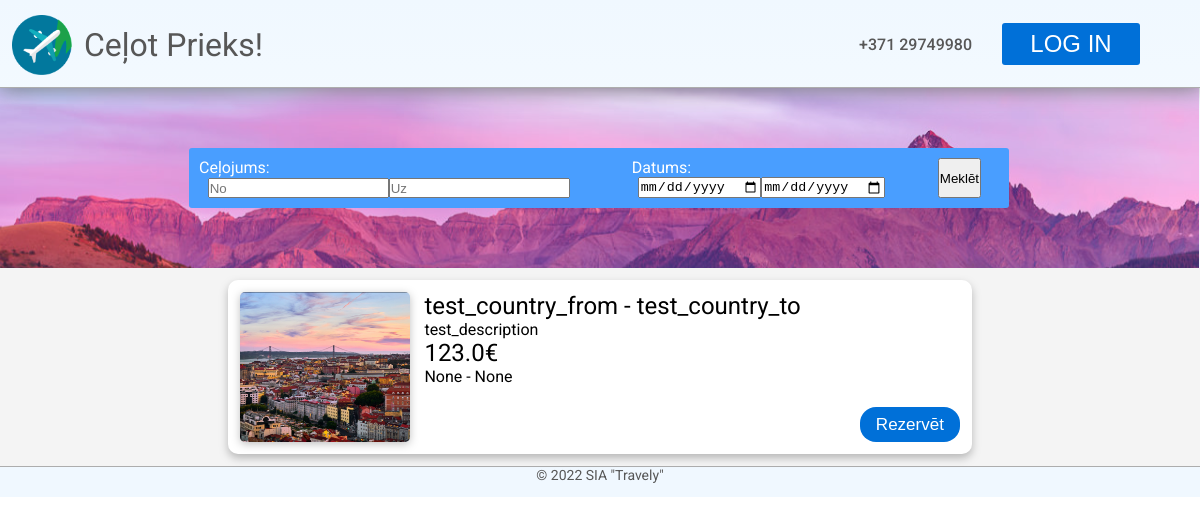
The app's page /catalogue, older data.
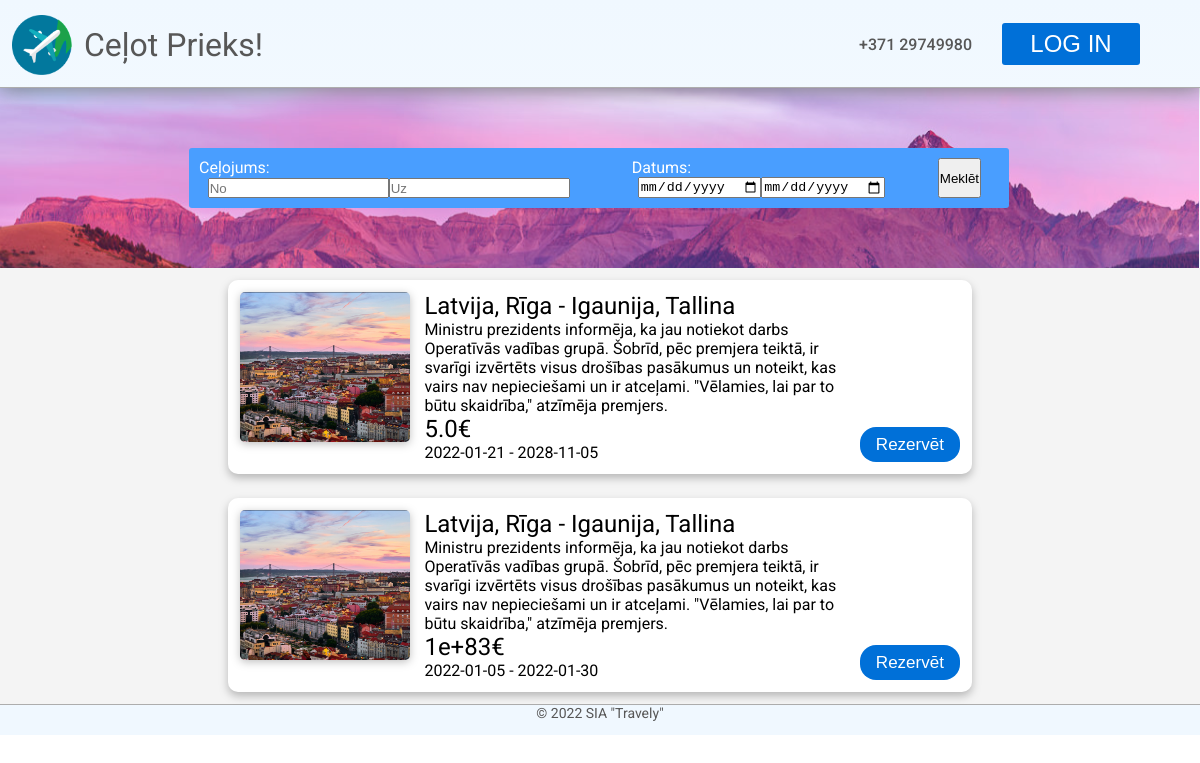
The same page, newer data.
### models.py (models this page shows, shortened)
class Trip(db.Model):
    id = db.Column(db.Integer, primary_key=True)
    agency_id = db.Column(db.Integer, db.ForeignKey("agency.id"))
    country_from = db.Column(db.String(30))
    country_to = db.Column(db.String(30))
    date_from = db.Column(db.Date)
    date_to = db.Column(db.Date)
    description = db.Column(db.String(280))
    cost = db.Column(db.Float)
    ticket_amount = db.Column(db.Integer)
    views = db.Column(db.Integer)

### main.py (the view)
@app.route('/catalogue')
def celojumi():
    return render_template("catalogue.html", trips = Trip.query.all())

### templates/catalogue.html
{% extends "index.html" %}
{% block content %}
<div id="search-bar-back" class="one-pixel-search-back">
    <div class="catalogue-search-page">
        <div>
            <p>Ceļojums:</p>
            <div>
                <input type="text" placeholder="No">
                <input type="text" placeholder="Uz">
            </div>
        </div>
        <div>
            <p>Datums:</p>
            <div>
                <input type="date" placeholder="No">
                <input type="date" placeholder="Līdz">
            </div>
        </div>
        <button class="search-button" type="submit">Meklēt</button>
    </div>
</div>
<div id="catalogue-list">
    {% if trips %}
        {% for trip in trips %}
            <div class="catalogue-list-element">
                <img src="static/images/destinations/lisabon.png" class="catalogue-list-element-img">
                <div class="catalogue-list-element-text">
                    <h2>{{ trip.country_from }} - {{ trip.country_to }}</h2>
                    <p>{{ trip.description }}</p>
                    <h2>{{ trip.cost }}€</h2>
                    <p>{{ trip.date_from }} - {{ trip.date_to }}</p>
                </div>
                <button class="reserve-button">Rezervēt</button>
            </div>
        {% endfor %}
    {% endif %}
</div>
{% endblock %}

### templates/index.html (shortened to what this page needs)
<!DOCTYPE html>
<html lang="en">
<head>
    <link rel="stylesheet" href="static/css/stylesheet.css">
</head>
<body>
    <div id="body-wrap">
        <header id="header-main">
            <img id="logo" src="static/images/png.png" width="60" height="60" />
            <h1 id="title">Ceļot Prieks!</h1>
            <h1 id="number">+371 29749980</h1>
            <button id="login"><span class="button-text">LOG IN</span></button>
        </header>
        {% block content %}{% endblock %}
        <footer>
            <span>© 2022 SIA "Travely"</span>
        </footer>
    </div>
</body>
</html>

### static/css/stylesheet.css (style rules this page uses)
* { margin:0; padding:0; }
body { font-family: 'Roboto', sans-serif; color:#575757; }
h1 { font-weight: 500; }
h2 { font-weight: 400; }
p { font-weight: 00; }
#logo { margin-top: 15px; margin-left: 1%; }
#title { margin-left: 1%; vertical-align: text-bottom; font-weight: normal; font-size: 32px; line-height: 90px; }
header { position: relative; display:flex; width: 100%; height: 75px; border-bottom: 1px solid #ADADAD; justify-content: center; box-shadow: 1px 1px 20px rgb(124, 124, 124); padding-bottom: 1%; }
#number { line-height: 90px; text-align:right; margin-left:auto; margin-right: 30px; font-size: 16px; }
#login { margin-top: 23px; height:42px; width:138px; margin-right:5%; border-radius: 3px; border:none; color: white; background-color: #0070D8; cursor: pointer; }
.button-text { line-height: 42px; font-weight: normal !important; font-size: 24px !important; color: inherit !important; }
body { background-image: linear-gradient(aliceblue, white); background-repeat: no-repeat; }
#body-wrap { margin-left: auto; margin-right: auto; background-image: linear-gradient(aliceblue, white); background-repeat: no-repeat; max-width: 1919px; }
.catalogue-search-page { display: flex; background-color: rgb(73, 158, 255); width: 800px; margin-left: auto; margin-right: auto; padding: 10px; border-radius: 3px; }
.catalogue-search-page > div { display: flex; justify-content: start; flex-wrap: wrap; }
.catalogue-search-page > div > p { color: white; }
.catalogue-search-page > div > div { display: flex; flex-direction: row; margin-left: 2%; }
#search-bar-back { background-image: url(../images/search_bar_back_main.png); background-repeat: no-repeat; width: 100%; z-index: -4; padding-top: 5%; padding-bottom: 5%; text-align: center; }
.one-pixel-search-back { margin-left: -1px }
footer { height: 30px; text-align: center; border-top: 1px solid #ADADAD; font-size: 14px; background-color:aliceblue; margin-top:auto; }
#catalogue-list { background-color: #F4F4F4; max-width: 100%; width: 100%; display: flex; flex-direction: column; }
.catalogue-list-element { background-color: white; color:black; display: flex; flex-wrap: nowrap; flex-direction: row; padding: 1%; border-radius: 10px; gap: 2%; margin: 1%; width: 60%; filter: drop-shadow(0px 4px 4px rgba(0, 0, 0, 0.25)); margin-left: auto; margin-right: auto; }
.catalogue-list-element-img { width: 170px; height: 150px; filter: drop-shadow(0px 2px 4px rgba(0, 0, 0, 0.25)); border-radius: 5px; }
.catalogue-list-element-text { width: 70%; }
.reserve-button { height: 35px; width: 120px; border-radius: 16px; font-size: 17px; border:none; color: white; background-color: #0070D8; margin-top: auto; }

Row changes from the older to the newer data that the page shows:
removed Trip: country_from "test_country_from", country_to "test_country_to", description "test_description", cost "123.0", date_from "None", date_to "None"
added Trip: country_from "Latvija, Rīga", country_to "Igaunija, Tallina", description "Ministru prezidents informēja, ka jau notiekot darbs Operatīvās vadības grupā. Šobrīd, pēc premjera teiktā, ir svarīgi izvērtēts visus drošības pasākumus un noteikt, kas vairs nav nepieciešami un ir atceļami. \"Vēlamies, lai par to būtu skaidrība,\" atzīmēja premjers.", cost "5.0", date_from "2022-01-21", date_to "2028-11-05"
added Trip: country_from "Latvija, Rīga", country_to "Igaunija, Tallina", description "Ministru prezidents informēja, ka jau notiekot darbs Operatīvās vadības grupā. Šobrīd, pēc premjera teiktā, ir svarīgi izvērtēts visus drošības pasākumus un noteikt, kas vairs nav nepieciešami un ir atceļami. \"Vēlamies, lai par to būtu skaidrība,\" atzīmēja premjers.", cost "1e+83", date_from "2022-01-05", date_to "2022-01-30"
